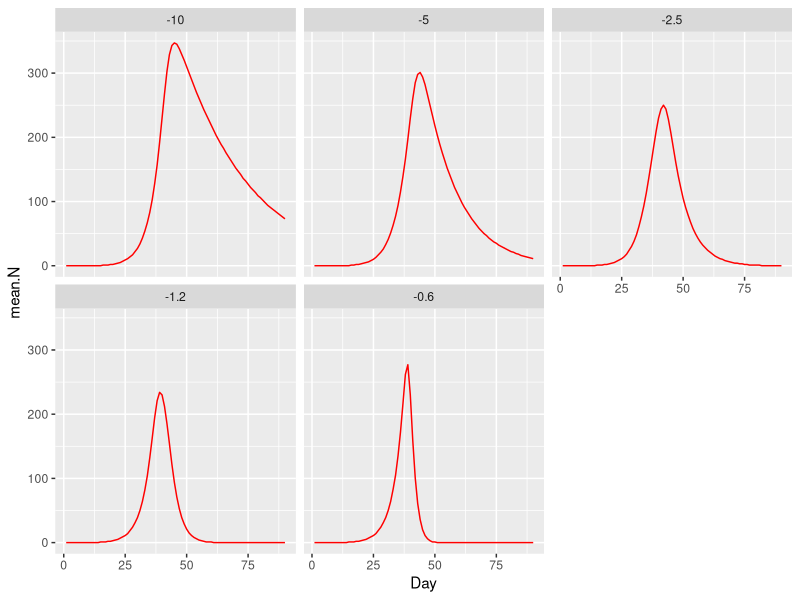
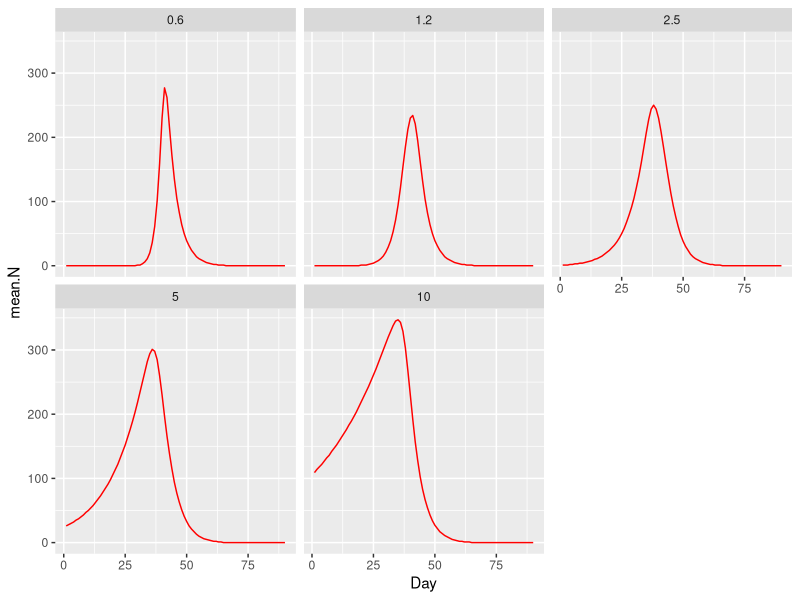
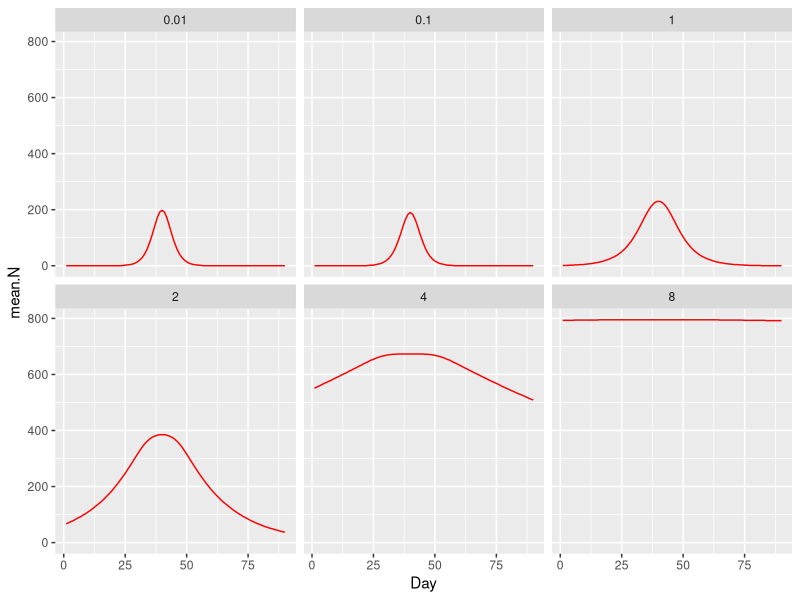
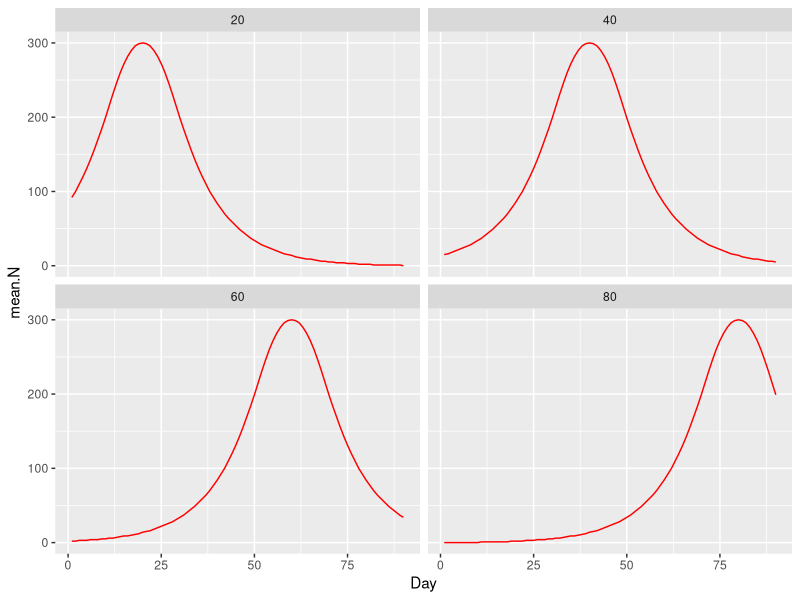

Reproduce these figures in R, in order.
## ---- chunk 1
library(tidyverse)

Richards_fcn <- function(d, S1, S2, K, P, min, max){
  K <- abs(K)
  if (S1 > 0) S1 <- -S1
  if (S2 < 0) S2 <- -S2
  
  M1 <- (1 + (2 * exp(K) - 1) * exp((1/S1) * (P - d))) ^ (-1/exp(K))
  M2 <- (1 + (2 * exp(K) - 1) * exp((1/S2) * (P - d))) ^ (-1/exp(K))
  N <- min + (max - min) * (M1 * M2)
  return(N)
}
## ---- chunk 2
S1 <- c(-10, -5, -2.5, -1.2, -0.6)
S2 <- 1.5
K <- 1
P <- 40
max.N <- 800
CV <- 0.3

true.mean.N <- N <- matrix(data = 0, nrow = 90, ncol = length(S1))

for (c in 1:length(S1)){
  for (d in 1:90){
    true.mean.N[d, c] <- floor(Richards_fcn(d = d, 
                                            S1 = S1[c], 
                                            S2 = S2,
                                            K = K, 
                                            P = P, 
                                            min = 0, max = max.N)  )
    
    N[d,c] <- floor(rnorm(n = 1, 
                          mean = true.mean.N[d,c],
                          sd = CV * true.mean.N[d,c]))
    
  }
  
}

data.df <- data.frame(Day = rep(1:90, times = length(S1)),
                      mean.N = as.vector(true.mean.N),
                      N = as.vector(N),
                      S1 = rep(S1, each = 90))
ggplot(data = data.df) +
  geom_path(aes(x = Day, y = mean.N), color = "red") +
  #geom_path(aes(x = Day, y = N), color = "blue") +
  facet_wrap(~ S1)

## ---- chunk 3
S1 <- -1.5
S2 <- c(0.6, 1.2, 2.5, 5, 10)
K <- 1
P <- 40
max.N <- 800
CV <- 0.3

true.mean.N <- N <- matrix(data = 0, nrow = 90, ncol = length(S2))

for (c in 1:length(S2)){
  for (d in 1:90){
    true.mean.N[d, c] <- floor(Richards_fcn(d = d, 
                                            S1 = S1, 
                                            S2 = S2[c],
                                            K = K, 
                                            P = P, 
                                            min = 0, max = max.N)  )
    
    N[d,c] <- floor(rnorm(n = 1, 
                          mean = true.mean.N[d,c],
                          sd = CV * true.mean.N[d,c]))
    
  }
  
}

data.df <- data.frame(Day = rep(1:90, times = length(S2)),
                      mean.N = as.vector(true.mean.N),
                      N = as.vector(N),
                      S2 = rep(S2, each = 90))
ggplot(data = data.df) +
  geom_path(aes(x = Day, y = mean.N), color = "red") +
  #geom_path(aes(x = Day, y = N), color = "blue") +
  facet_wrap(~ S2)

## ---- chunk 4
S1 <- -2.5
S2 <- 2.5
K <- c(0.01, 0.1, 1, 2, 4, 8)
P <- 40
max.N <- 800
CV <- 0.3

true.mean.N <- N <- matrix(data = 0, nrow = 90, 
                           ncol = length(K))

for (c in 1:length(K)){
  for (d in 1:90){
    true.mean.N[d, c] <- floor(Richards_fcn(d = d, 
                                            S1 = S1, 
                                            S2 = S2,
                                            K = K[c], 
                                            P = P, 
                                            min = 0, max = max.N)  )
    
    N[d,c] <- floor(rnorm(n = 1, 
                          mean = true.mean.N[d,c],
                          sd = CV * true.mean.N[d,c]))
    
  }
  
}

data.df <- data.frame(Day = rep(1:90, times = length(K)),
                      mean.N = as.vector(true.mean.N),
                      N = as.vector(N),
                      K = rep(K, each = 90))
ggplot(data = data.df) +
  geom_path(aes(x = Day, y = mean.N), color = "red") +
  #geom_path(aes(x = Day, y = N), color = "blue") +
  facet_wrap(~ K)

## ---- chunk 5
S1 <- -2.5
S2 <- 2.5
K <- 1.5
P <- c(20, 40, 60, 80)
max.N <- 800
CV <- 0.3

true.mean.N <- N <- matrix(data = 0, nrow = 90, 
                           ncol = length(P))

for (c in 1:length(P)){
  for (d in 1:90){
    true.mean.N[d, c] <- floor(Richards_fcn(d = d, 
                                            S1 = S1, 
                                            S2 = S2,
                                            K = K, 
                                            P = P[c], 
                                            min = 0, max = max.N)  )
    
    N[d,c] <- floor(rnorm(n = 1, 
                          mean = true.mean.N[d,c],
                          sd = CV * true.mean.N[d,c]))
    
  }
  
}

data.df <- data.frame(Day = rep(1:90, times = length(P)),
                      mean.N = as.vector(true.mean.N),
                      N = as.vector(N),
                      P = rep(P, each = 90))
ggplot(data = data.df) +
  geom_path(aes(x = Day, y = mean.N), color = "red") +
  #geom_path(aes(x = Day, y = N), color = "blue") +
  facet_wrap(~ P)

